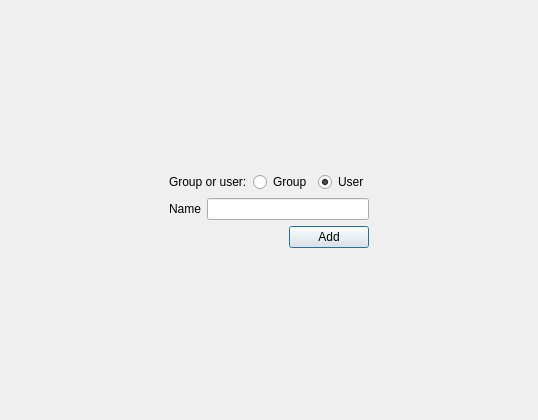
<?xml version="1.0" encoding="UTF-8"?>
<ui version="4.0">
 <class>AddChatForm</class>
 <widget class="QDialog" name="AddChatForm">
  <property name="geometry">
   <rect>
    <x>0</x>
    <y>0</y>
    <width>538</width>
    <height>420</height>
   </rect>
  </property>
  <property name="windowTitle">
   <string>Dialog</string>
  </property>
  <property name="modal">
   <bool>true</bool>
  </property>
  <layout class="QGridLayout" name="gridLayout">
   <item row="0" column="0">
    <layout class="QHBoxLayout" name="horizontalLayout_4">
     <item>
      <spacer name="horizontalSpacer_3">
       <property name="orientation">
        <enum>Qt::Horizontal</enum>
       </property>
       <property name="sizeHint" stdset="0">
        <size>
         <width>40</width>
         <height>20</height>
        </size>
       </property>
      </spacer>
     </item>
     <item>
      <layout class="QVBoxLayout" name="verticalLayout_2">
       <item>
        <spacer name="verticalSpacer">
         <property name="orientation">
          <enum>Qt::Vertical</enum>
         </property>
         <property name="sizeHint" stdset="0">
          <size>
           <width>20</width>
           <height>40</height>
          </size>
         </property>
        </spacer>
       </item>
       <item>
        <layout class="QHBoxLayout" name="horizontalLayout_3">
         <item>
          <widget class="QLabel" name="label_2">
           <property name="text">
            <string>Group or user:</string>
           </property>
          </widget>
         </item>
         <item>
          <widget class="QRadioButton" name="radioButton">
           <property name="text">
            <string>Group</string>
           </property>
          </widget>
         </item>
         <item>
          <widget class="QRadioButton" name="radioButton_2">
           <property name="text">
            <string>User</string>
           </property>
           <property name="checked">
            <bool>true</bool>
           </property>
          </widget>
         </item>
        </layout>
       </item>
       <item>
        <layout class="QVBoxLayout" name="verticalLayout">
         <item>
          <layout class="QHBoxLayout" name="horizontalLayout">
           <item>
            <widget class="QLabel" name="label">
             <property name="text">
              <string>Name</string>
             </property>
            </widget>
           </item>
           <item>
            <widget class="QLineEdit" name="usernameToAdd"/>
           </item>
          </layout>
         </item>
         <item>
          <layout class="QHBoxLayout" name="horizontalLayout_2">
           <item>
            <widget class="QLabel" name="InfoLabel">
             <property name="text">
              <string/>
             </property>
            </widget>
           </item>
           <item>
            <spacer name="horizontalSpacer">
             <property name="orientation">
              <enum>Qt::Horizontal</enum>
             </property>
             <property name="sizeHint" stdset="0">
              <size>
               <width>40</width>
               <height>20</height>
              </size>
             </property>
            </spacer>
           </item>
           <item>
            <widget class="QPushButton" name="createChat">
             <property name="text">
              <string>Add</string>
             </property>
            </widget>
           </item>
          </layout>
         </item>
        </layout>
       </item>
       <item>
        <spacer name="verticalSpacer_2">
         <property name="orientation">
          <enum>Qt::Vertical</enum>
         </property>
         <property name="sizeHint" stdset="0">
          <size>
           <width>20</width>
           <height>40</height>
          </size>
         </property>
        </spacer>
       </item>
      </layout>
     </item>
     <item>
      <spacer name="horizontalSpacer_2">
       <property name="orientation">
        <enum>Qt::Horizontal</enum>
       </property>
       <property name="sizeHint" stdset="0">
        <size>
         <width>40</width>
         <height>20</height>
        </size>
       </property>
      </spacer>
     </item>
    </layout>
   </item>
  </layout>
 </widget>
 <resources/>
 <connections/>
</ui>
